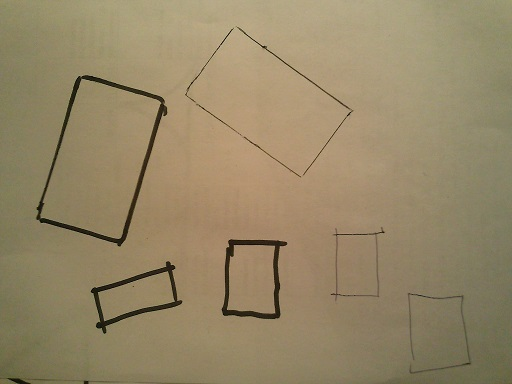
//> input picture tests/rectangle_5_1_6.jpg, 512 x 384 px
$ ./treshold_layers   (built with g++ and OpenCV 4)
//> lines starting //> are read from the running program, lines starting //| are printed output that depends on the picture; after the words box and inside, x2 and y2 are one past the last pixel; in counts of white or black regions, pixels touching at a corner belong together
//
// пример порогового преобразования над RGB-картинкой
// cvThreshold() и cvAdaptiveThreshold()
//
// http://robocraft.ru/blog/computervision/375.html
//

#include <opencv/cv.h>
#include <opencv/highgui.h>
#include <stdlib.h>
#include <stdio.h>

int main(int argc, char* argv[])
{
        IplImage *image=0, *gray=0, *dst=0, *dst2=0;
        IplImage* r=0, *g=0, *b=0; // для хранения отдельных слоёв RGB-изображения

        // имя картинки задаётся первым параметром
        const char* filename = argc >= 2 ? argv[1] : "../tests/rectangle_5_1_6.jpg";
        // получаем картинку
        image = cvLoadImage(filename, 1);
//> image is the input picture: 384 rows x 512 cols, CV_8UC3; mean B, G, R 102.9, 134.9, 150

        printf("[i] image: %s\n", filename);
        assert( image != 0 );

        // покажем изображение
        cvNamedWindow( "original", 1 );
        cvShowImage( "original", image );

        // картинка для хранения изображения в градациях серого
        gray = cvCreateImage(cvGetSize(image), image->depth, 1);

        // преобразуем картинку в градации серого
        cvConvertImage(image, gray, CV_BGR2GRAY);
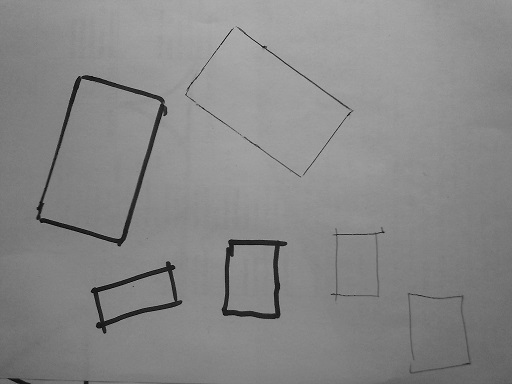
//> gray: 384 rows x 512 cols, CV_8UC1; min 2, max 195, mean 135.8

        // покажем серую картинку
        cvNamedWindow( "gray", 1 );
        cvShowImage( "gray", gray );

        dst = cvCreateImage( cvGetSize(gray), IPL_DEPTH_8U, 1);
        dst2 = cvCreateImage( cvGetSize(gray), IPL_DEPTH_8U, 1);

        // пороговые преобразования над картинкой в градациях серого
        cvThreshold(gray, dst, 50, 250, CV_THRESH_BINARY);
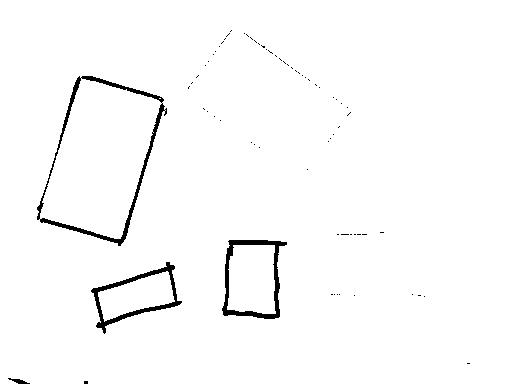
//> dst: 384 rows x 512 cols, CV_8UC1; values 0 (black) and 250 (white), 98% white; 70 black regions (66 under 20 px), largest, box (x1, y1, x2, y2) and area: (37, 76, 167, 246) 1575, (222, 240, 287, 319) 1098, (91, 262, 182, 334) 1006, (8, 378, 30, 384) 59
        cvAdaptiveThreshold(gray, dst2, 250, CV_ADAPTIVE_THRESH_GAUSSIAN_C, CV_THRESH_BINARY, 7, 1);
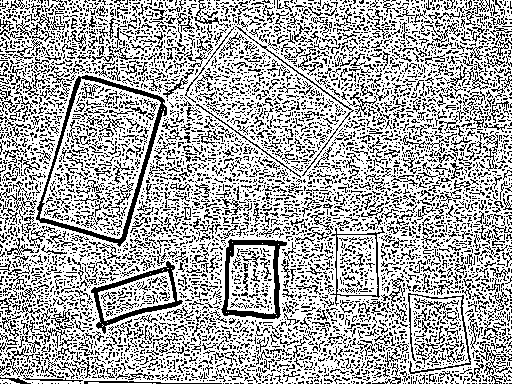
//> dst2: 384 rows x 512 cols, CV_8UC1; values 0 (black) and 250 (white), 68% white; black in thin lines or dots

        // показываем результаты
        cvNamedWindow( "cvThreshold", 1 );
        cvShowImage( "cvThreshold", dst);
        cvNamedWindow( "cvAdaptiveThreshold", 1 );
        cvShowImage( "cvAdaptiveThreshold", dst2);

        //=======================================================
        //
        // проведём пороговое преобразование над RGB-картинкой
        //

        r = cvCreateImage(cvGetSize(image), IPL_DEPTH_8U, 1);
        g = cvCreateImage(cvGetSize(image), IPL_DEPTH_8U, 1);
        b = cvCreateImage(cvGetSize(image), IPL_DEPTH_8U, 1);

        // разбиваем на отдельные слои
        cvSplit(image, b, g, r, 0);
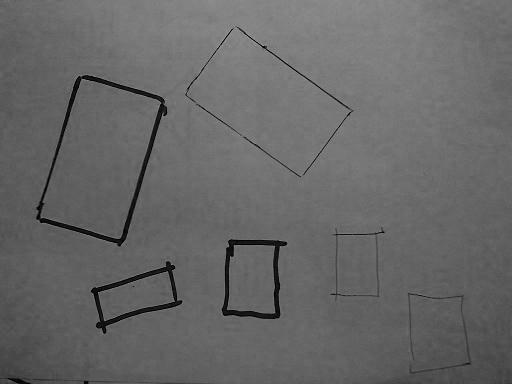
//> b: 384 rows x 512 cols, CV_8UC1; min 0, max 163, mean 102.9
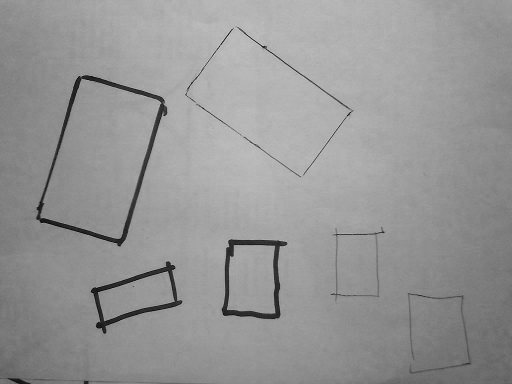
//> r: 384 rows x 512 cols, CV_8UC1; min 4, max 210, mean 150

        // картинка для хранения промежуточных результатов
        IplImage* temp = cvCreateImage( cvGetSize(image), IPL_DEPTH_8U, 1 );

        // складываем картинки с одинаковым весом
        cvAddWeighted( r, 1.0/3.0, g, 1.0/3.0, 0.0, temp );
        cvAddWeighted( temp, 2.0/3.0, b, 1.0/3.0, 0.0, temp );

        // выполняем пороговое преобразование
        cvThreshold(temp, dst, 50, 250, CV_THRESH_BINARY);
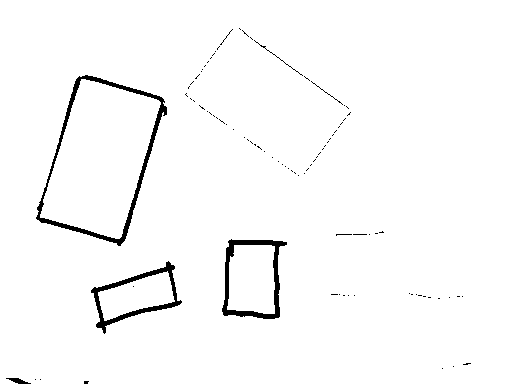
//> dst: 384 rows x 512 cols, CV_8UC1; values 0 (black) and 250 (white), 97.7% white; 92 black regions (86 under 20 px), largest, box (x1, y1, x2, y2) and area: (36, 75, 167, 246) 1838, (222, 239, 287, 319) 1198, (91, 261, 182, 334) 1074, (6, 378, 31, 384) 75, (254, 40, 303, 76) 53, (311, 81, 343, 105) 33

        cvReleaseImage(&temp);

        // показываем результат
        cvNamedWindow( "RGB cvThreshold", 1 );
        cvShowImage( "RGB cvThreshold", dst);

        //
        // попробуем пороговое преобразование над отдельными слоями
        //

        IplImage* t1, *t2, *t3; // для промежуточного хранения
        t1 = cvCreateImage(cvGetSize(image), IPL_DEPTH_8U, 1);
        t2 = cvCreateImage(cvGetSize(image), IPL_DEPTH_8U, 1);
        t3 = cvCreateImage(cvGetSize(image), IPL_DEPTH_8U, 1);

        // выполняем пороговое преобразование
        cvThreshold(r, t1, 50, 250, CV_THRESH_BINARY);
//> t1: 384 rows x 512 cols, CV_8UC1; values 0 (black) and 250 (white), 98.4% white; 83 black regions (75 under 20 px), largest, box (x1, y1, x2, y2) and area: (37, 76, 133, 246) 927, (91, 262, 182, 333) 919, (222, 240, 284, 319) 889
        cvThreshold(g, t2, 50, 250, CV_THRESH_BINARY);
//> t2: 384 rows x 512 cols, CV_8UC1; values 0 (black) and 250 (white), 98% white; 78 black regions (74 under 20 px), largest, box (x1, y1, x2, y2) and area: (37, 76, 167, 246) 1586, (222, 240, 287, 319) 1112, (91, 262, 182, 333) 1005, (8, 378, 30, 384) 57
        cvThreshold(b, t3, 50, 250, CV_THRESH_BINARY);
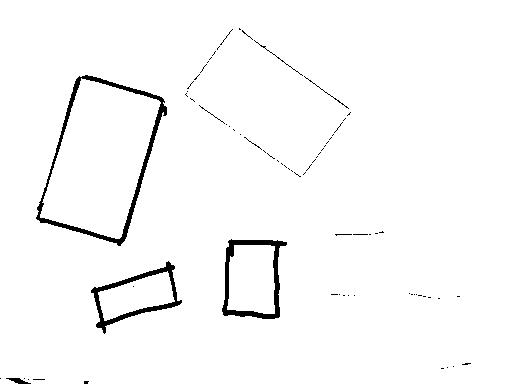
//> t3: 384 rows x 512 cols, CV_8UC1; values 0 (black) and 250 (white), 97.6% white; 75 black regions (67 under 20 px), largest, box (x1, y1, x2, y2) and area: (36, 75, 167, 246) 1865, (222, 239, 287, 319) 1211, (91, 261, 182, 334) 1081

        // складываем результаты
        cvMerge(t3, t2, t1, 0, image);

        cvNamedWindow( "RGB cvThreshold 2", 1 );
        cvShowImage( "RGB cvThreshold 2", image);

        cvReleaseImage(&t1); cvReleaseImage(&t2); cvReleaseImage(&t3);

        //=======================================================

        // ждём нажатия клавиши
        cvWaitKey(0);

        // освобождаем ресурсы
        cvReleaseImage(& image);
        cvReleaseImage(&gray);
        cvReleaseImage(&dst);
        cvReleaseImage(&dst2);

        cvReleaseImage(&r); cvReleaseImage(&g); cvReleaseImage(&b);

        // удаляем окна
        cvDestroyAllWindows();
        return 0;
}

$ run again, with tests/rectangle_0_0_1.jpg copied over tests/rectangle_5_1_6.jpg
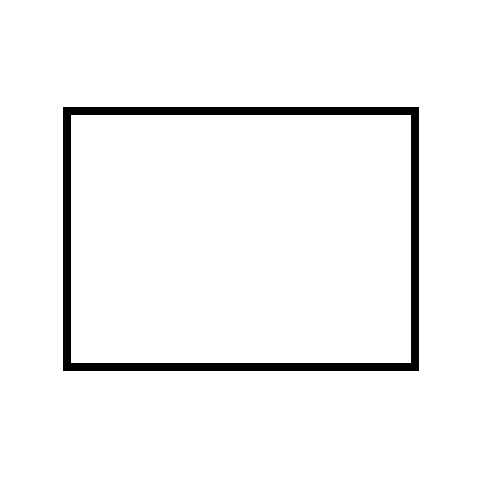
//> input picture tests/rectangle_0_0_1.jpg, 500 x 500 px
//> image is the input picture: 500 rows x 500 cols, CV_8UC3; min 0, max 255, mean 245.1
//> dst: 500 rows x 500 cols, CV_8UC1; values 0 (black) and 250 (white), 96.1% white; 1 black region, box (x1, y1, x2, y2) and area: (63, 107, 419, 371) 9664
//> `cvAdaptiveThreshold(gray, dst2, 250, CV_ADAPTIVE_THRESH_GAUSSIAN_C, CV..`:
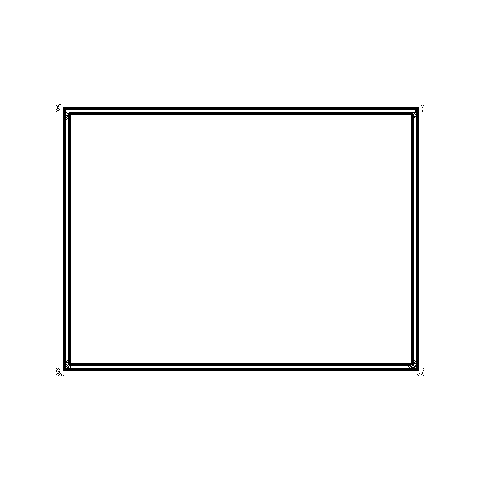
//> dst2: 500 rows x 500 cols, CV_8UC1; values 0 (black) and 250 (white), 97.1% white; 15 black regions (14 under 20 px), largest, box (x1, y1, x2, y2) and area: (63, 107, 419, 371) 7289
//> `cvAddWeighted( temp, 2.0/3.0, b, 1.0/3.0, 0.0, temp );`:
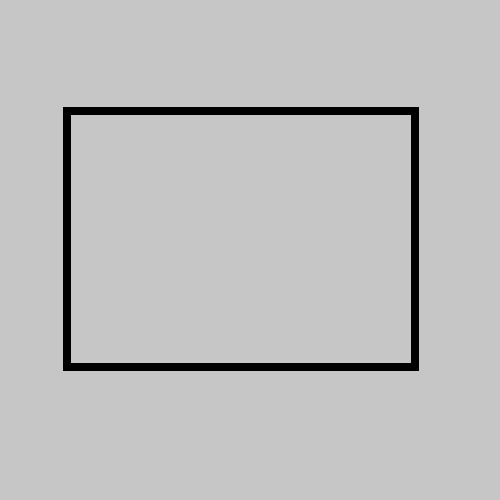
//> temp: 500 rows x 500 cols, CV_8UC1; min 0, max 198, mean 190.3

$ run again, with tests/rectangle_2_0_2.jpg copied over tests/rectangle_5_1_6.jpg
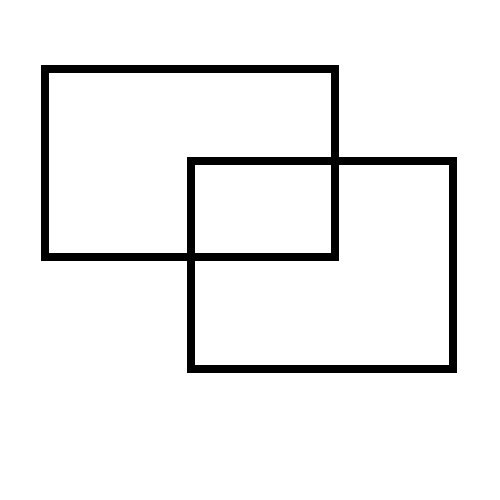
//> input picture tests/rectangle_2_0_2.jpg, 500 x 500 px
//> image is the input picture: 500 rows x 500 cols, CV_8UC3; min 0, max 255, mean 239.7
//> dst: 500 rows x 500 cols, CV_8UC1; values 0 (black) and 250 (white), 94% white; 1 black region, box (x1, y1, x2, y2) and area: (41, 65, 457, 373) 15040
//> `cvAdaptiveThreshold(gray, dst2, 250, CV_ADAPTIVE_THRESH_GAUSSIAN_C, CV..`:
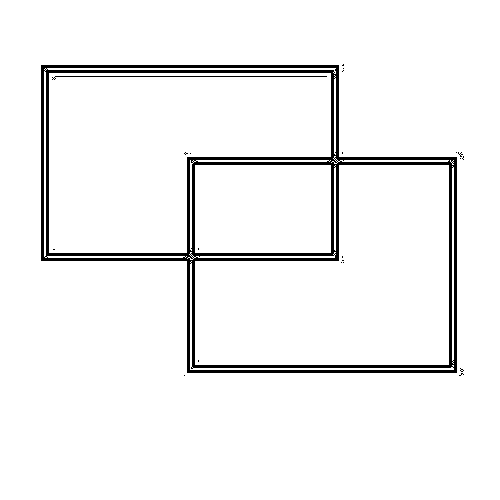
//> dst2: 500 rows x 500 cols, CV_8UC1; values 0 (black) and 250 (white), 95.3% white; 22 black regions (20 under 20 px), largest, box (x1, y1, x2, y2) and area: (41, 65, 457, 373) 11361, (52, 76, 327, 80) 278
//> `cvAddWeighted( temp, 2.0/3.0, b, 1.0/3.0, 0.0, temp );`:
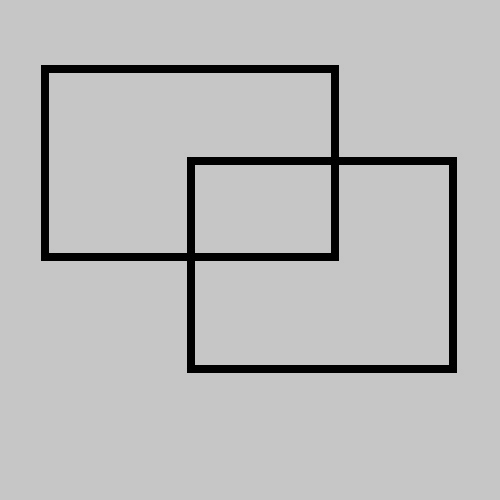
//> temp: 500 rows x 500 cols, CV_8UC1; min 0, max 198, mean 186.1
